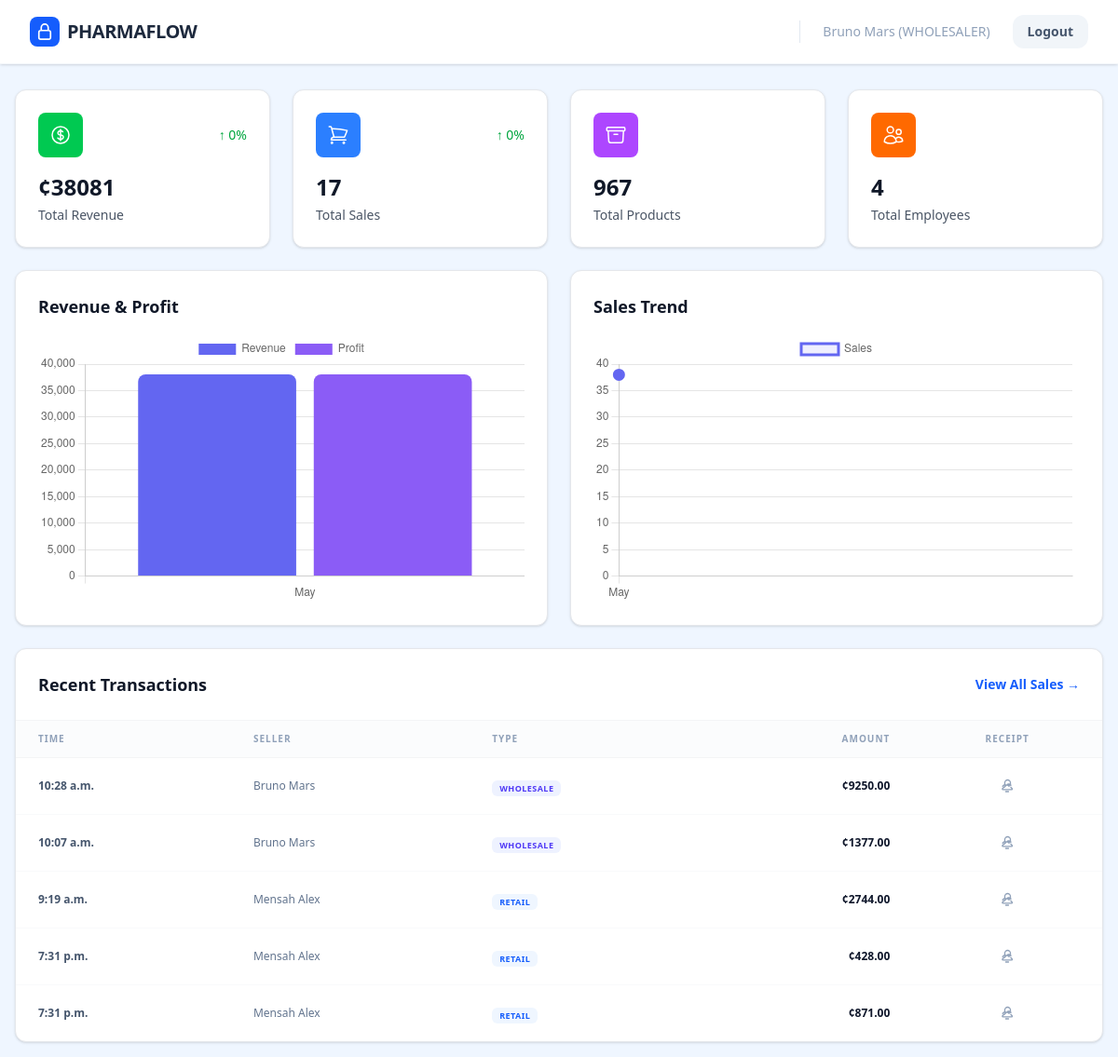
Page /inventory/ (signed in) on the committed database.
### accounts/models.py (models this page shows, shortened)
class User(AbstractUser):
    class UserRoles(models.TextChoices):
        ADMIN = 'ADMIN', 'Admin'
        MANAGER = 'MANAGER', 'Manager'
        WHOLESALER = 'WHOLESALER', 'Wholesaler'
        RETAILER = 'RETAILER', 'Retailer'
    full_name = models.CharField(max_length=100)
    role = models.CharField(
        max_length=50,
        choices=UserRoles.choices,
        null=False,
        blank=False
    )
    phone_number = models.CharField(max_length=15, blank=True, default='')
    def is_admin(self):
        return self.role == self.UserRoles.ADMIN
    def is_manager(self):
        return self.role == self.UserRoles.MANAGER

### sales/models.py (models this page shows, shortened)
class Sale(models.Model):
    class SaleType(models.TextChoices):
        WHOLESALE = 'WHOLESALE', 'Wholesale'
        RETAIL = 'RETAIL', 'Retail'
    seller = models.ForeignKey(User, on_delete=models.PROTECT, related_name='sales')
    type = models.CharField(max_length=50, choices=SaleType.choices)
    total_cost = models.DecimalField(max_digits=10, decimal_places=2, editable=False, null=True)
    created_at = models.DateTimeField(auto_now_add=True)

### inventory/views.py (the view)
# urls.py: 2. Add a URL to urlpatterns:  path('', views.home, name='home')
@login_required
def home(request):
    now = timezone.now()
    monthly_sale = Sale.objects.filter(created_at__month=now.month, created_at__year=now.year).aggregate(total=Sum('total_cost'))
    last_month = now - timedelta(days=30)
    last_month_sales = Sale.objects.filter(
        created_at__month=last_month.month,
        created_at__year=last_month.year
    ).aggregate(total=Sum('total_cost'))
    this_month_total = monthly_sale['total'] or 0
    last_month_total = last_month_sales['total'] or 0
    try:
        revenue_percentage_change = ((this_month_total - last_month_total) / last_month_total) * 100
    except ZeroDivisionError:
        revenue_percentage_change = 0
    this_month_sales_count = Sale.objects.filter(
        created_at__month=now.month,
        created_at__year=now.year
    ).count()
    last_month_sales_count = Sale.objects.filter(
        created_at__month=last_month.month,
        created_at__year=last_month.year
    ).count()
    try:
        sales_count_change = ((this_month_sales_count - last_month_sales_count) / last_month_sales_count) * 100
    except ZeroDivisionError:
        sales_count_change = 0
    total_drugs = Drug.objects.count()
    users_count = User.objects.filter(is_superuser=False).count()
    six_months_ago = now - timedelta(days=180)
    monthly_data = SaleItem.objects.filter(sale__created_at__gte=six_months_ago).annotate(
        month=TruncMonth('sale__created_at')
    ).values('month').annotate(
        revenue=Sum('total_cost'),
        profit=Sum(
            ExpressionWrapper(
                F('total_cost') - F('drug__cost_price') * F('quantity'),
                output_field=DecimalField()
            )
        ),
        sales_count=Count('sale')
    ).order_by('month')
    chart_data = [
        {
            'month': item['month'].strftime('%b'),
            'revenue': float(item['revenue']),
            'profit': float(item['profit']),
            'sales_count': item['sales_count']
        }
        for item in monthly_data
    ]
    context = {
        'this_month_total': this_month_total,
        'last_month_total': last_month_total,
        'revenue_percentage_change': round(revenue_percentage_change, 1),
        'sales_count_change': round(sales_count_change, 1),
        'this_month_sales_count':this_month_sales_count,
        'total_drugs': total_drugs,
        'users_count': users_count,
        'chart_data': chart_data,
        'recent_sales': Sale.objects.all().order_by('-created_at')[:5]
    }
    return render(request, 'inventory/dashboard.html', context)

### inventory/templates/inventory/dashboard.html (shortened to what this page needs)
{% extends 'base.html' %}
{% load static %}
{% block content %}
<div class="flex w-full flex-col gap-6">
    <div class="grid grid-cols-4 gap-6">
        <div class="bg-white rounded-xl shadow-sm p-6 border border-gray-200">
            <div class="flex items-center justify-between mb-4">
                <div class="w-12 h-12 bg-green-500 rounded-lg flex items-center justify-center">
                </div>
                <div class="flex items-center gap-1 text-sm font-medium {% if revenue_percentage_change >= 0 %}text-green-600{% else %}text-red-600{% endif %}">
                    {% if revenue_percentage_change >= 0 %}↑{% else %}↓{% endif %}
                    {{ revenue_percentage_change }}%
                </div>
            </div>
            <h3 class="text-2xl font-bold text-gray-900">¢{{ this_month_total }}</h3>
            <p class="text-sm text-gray-600 mt-1">Total Revenue</p>
        </div>
        <div class="bg-white rounded-xl shadow-sm p-6 border border-gray-200">
            <div class="flex items-center justify-between mb-4">
                <div class="w-12 h-12 bg-blue-500 rounded-lg flex items-center justify-center">
                </div>
                <div class="flex items-center gap-1 text-sm font-medium {% if sales_count_change >= 0 %}text-green-600{% else %}text-red-600{% endif %}">
                    {% if sales_count_change >= 0 %}↑{% else %}↓{% endif %}
                    {{ sales_count_change }}%
                </div>
            </div>
            <h3 class="text-2xl font-bold text-gray-900">{{ this_month_sales_count }}</h3>
            <p class="text-sm text-gray-600 mt-1">Total Sales</p>
        </div>
        <div class="bg-white rounded-xl shadow-sm p-6 border border-gray-200">
            <div class="flex items-center justify-between mb-4">
                <div class="w-12 h-12 bg-purple-500 rounded-lg flex items-center justify-center">
                </div>
            </div>
            <h3 class="text-2xl font-bold text-gray-900">{{ total_drugs }}</h3>
            <p class="text-sm text-gray-600 mt-1">Total Products</p>
        </div>
        <div class="bg-white rounded-xl shadow-sm p-6 border border-gray-200">
            <div class="flex items-center justify-between mb-4">
                <div class="w-12 h-12 bg-orange-500 rounded-lg flex items-center justify-center">
                </div>
            </div>
            <h3 class="text-2xl font-bold text-gray-900">{{ users_count }}</h3>
            <p class="text-sm text-gray-600 mt-1">Total Employees</p>
        </div>
    </div>
    <div class="grid grid-cols-2 gap-6">
        <div class="bg-white rounded-xl shadow-sm p-6 border border-gray-200">
            <h2 class="text-lg font-bold text-gray-900 mb-4">Revenue & Profit</h2>
            <div class="relative h-72">
                <canvas id="revenueChart"></canvas>
            </div>
        </div>
        <div class="bg-white rounded-xl shadow-sm p-6 border border-gray-200">
            <h2 class="text-lg font-bold text-gray-900 mb-4">Sales Trend</h2>
            <div class="relative h-72">
                <canvas id="salesTrendChart"></canvas>
            </div>
        </div>
    </div>
    <div class="bg-white rounded-xl shadow-sm border border-gray-200 overflow-hidden">
        <div class="p-6 border-b border-gray-100 flex justify-between items-center">
            <h2 class="text-lg font-bold text-gray-900">Recent Transactions</h2>
            <a href="{% url 'sales:sales_list' %}" class="text-sm font-bold text-blue-600 hover:text-blue-700">View All Sales →</a>
        </div>
        <div class="overflow-x-auto">
            <table class="w-full text-left border-collapse">
                <thead>
                    <tr class="bg-slate-50/50">
                        <th class="px-6 py-3 text-[10px] font-black text-slate-400 uppercase tracking-widest border-b border-gray-100">Time</th>
                        <th class="px-6 py-3 text-[10px] font-black text-slate-400 uppercase tracking-widest border-b border-gray-100">Seller</th>
                        <th class="px-6 py-3 text-[10px] font-black text-slate-400 uppercase tracking-widest border-b border-gray-100">Type</th>
                        <th class="px-6 py-3 text-[10px] font-black text-slate-400 uppercase tracking-widest border-b border-gray-100 text-right">Amount</th>
                        <th class="px-6 py-3 text-[10px] font-black text-slate-400 uppercase tracking-widest border-b border-gray-100 text-center">Receipt</th>
                    </tr>
                </thead>
                <tbody class="divide-y divide-gray-50">
                    {% for sale in recent_sales %}
                        <tr class="hover:bg-gray-50 transition-colors">
                            <td class="px-6 py-4 text-xs font-bold text-slate-600">{{ sale.created_at|date:"P" }}</td>
                            <td class="px-6 py-4 text-xs font-medium text-slate-500">{{ sale.seller.full_name }}</td>
                            <td class="px-6 py-4">
                                {% if sale.type == 'RETAIL' %}
                                    <span class="text-[9px] font-bold px-2 py-0.5 bg-blue-50 text-blue-600 rounded-md uppercase tracking-wider">Retail</span>
                                {% else %}
                                    <span class="text-[9px] font-bold px-2 py-0.5 bg-indigo-50 text-indigo-600 rounded-md uppercase tracking-wider">Wholesale</span>
                                {% endif %}
                            </td>
                            <td class="px-6 py-4 text-xs font-black text-slate-900 text-right">¢{{ sale.total_cost }}</td>
                            <td class="px-6 py-4">
                                <div class="flex justify-center">
                                    <a href="{% url 'sales:generate_receipt' sale.id %}" target="_blank" class="p-1.5 text-slate-400 hover:text-blue-600 hover:bg-blue-50 rounded-lg transition-all" title="View Receipt">
                                    </a>
                                </div>
                            </td>
                        </tr>
                    {% empty %}
                        <tr>
                            <td colspan="5" class="px-6 py-8 text-center text-slate-400 text-xs font-medium italic">No transactions recorded today.</td>
                        </tr>
                    {% endfor %}
                </tbody>
            </table>
        </div>
    </div>
</div>
<script>
    const chartData = {{ chart_data|safe }};
</script>
{% endblock content %}

### templates/base.html (shortened to what this page needs)
{% load static %}
<!DOCTYPE html>
<html lang="en">
<head>
    <link rel="stylesheet" href="{% static 'css/output.css' %}">
</head>
<body class="bg-blue-50 font-sans min-h-screen {% if not request.user.is_authenticated %}flex items-center justify-center{% endif %}">
    {% if request.user.is_authenticated %}
    <nav class="bg-white w-full fixed top-0 left-0 flex justify-between py-4 px-8 items-center shadow-sm border-b border-slate-100 z-50">
        <div class="flex items-center gap-2">
            <div class="w-8 h-8 bg-blue-600 rounded-lg flex items-center justify-center">
            </div>
            <h1 class="text-xl font-black text-slate-800 tracking-tight">PHARMAFLOW</h1>
        </div>
        <div class="flex items-center gap-6 font-medium text-slate-600">
            <span class="text-sm text-slate-400">{{ request.user.full_name }} ({{ request.user.role }})</span>
            <a href="{% url 'accounts:logout' %}" class="bg-slate-100 hover:bg-red-50 hover:text-red-600 px-4 py-2 rounded-xl text-sm transition-all font-bold">Logout</a>
        </div>
    </nav>
    {% endif %}
    <main class="w-full flex justify-center p-4 {% if request.user.is_authenticated %}pt-24{% endif %}">
        {% block content %}{% endblock content %}
    </main>
</body>
</html>

### rows in the picture
User: user.full_name "Bruno Mars", user.role "WHOLESALER"
Sale: created_at "10:28 a.m.", seller.full_name "Bruno Mars", type "WHOLESALE", total_cost "9250.00"
Sale: created_at "10:07 a.m.", seller.full_name "Bruno Mars", type "WHOLESALE", total_cost "1377.00"
Sale: created_at "9:19 a.m.", seller.full_name "Mensah Alex", type "RETAIL", total_cost "2744.00"
Sale: created_at "7:31 p.m.", seller.full_name "Mensah Alex", type "RETAIL", total_cost "428.00"
Sale: created_at "7:31 p.m.", seller.full_name "Mensah Alex", type "RETAIL", total_cost "871.00"

### other values in the picture
{{ revenue_percentage_change }} "0"
{{ this_month_total }} "38081"
{{ sales_count_change }} "0"
{{ this_month_sales_count }} "17"
{{ total_drugs }} "967"
{{ users_count }} "4"
